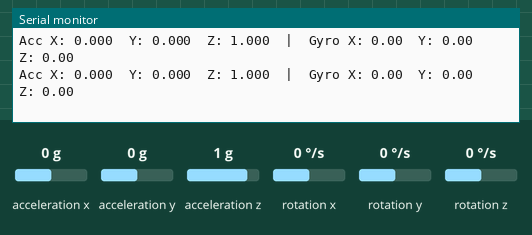
This sketch was run on a simulated ESP32. On the bench: the last lines printed to the serial monitor. The inputs (shaded band) are chosen by the test bench; at power-on: acceleration x 0 g, acceleration y 0 g, acceleration z 1 g, rotation x 0 °/s, rotation y 0 °/s, rotation z 0 °/s.

Above: at 4.2 s.
4.3 s: acceleration x set to -1.4 g
At 4.5 s:
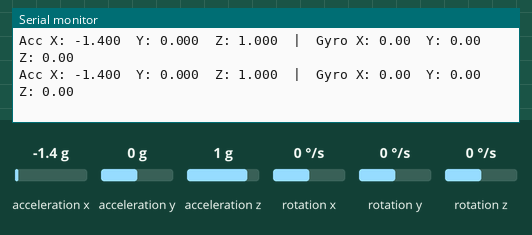
5.8 s: acceleration y set to -1.4 g
At 5.88 s:
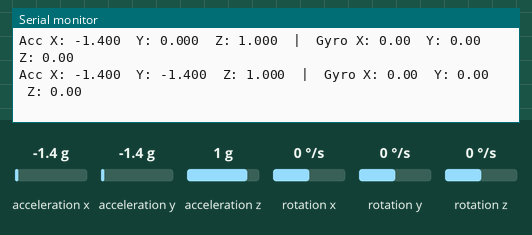
7.3 s: acceleration z set to -1.4 g
At 7.37 s:
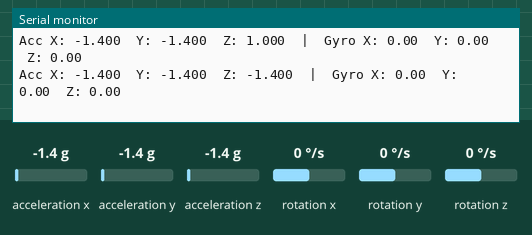
8.8 s: rotation x set to -192 °/s
At 8.86 s:
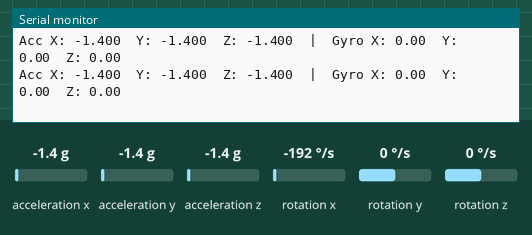
10.3 s: rotation y set to -192 °/s
At 10.36 s:
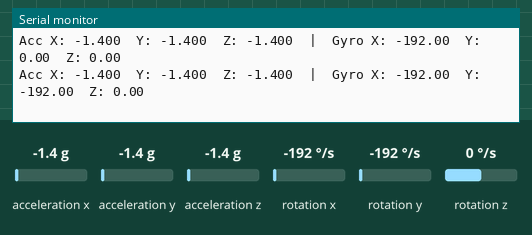

The sketch:

raw_mpu9250.ino
```cpp
#include <MPU9250.h>

MPU9250 mpu;

void setup() {
  Serial.begin(115200);
  while (!Serial) delay(10);

  Wire.begin(21, 22);
  Wire.setClock(400000);

  delay(1000);
  Serial.println("Initializing MPU9250...");

  if (!mpu.setup(0x68)) {
    Serial.println("MPU9250 not found, check wiring and I2C address.");
    while (1) delay(10);
  }
  Serial.println("MPU9250 found");

  Serial.println("Calibrating accelerometer and gyroscope...");
  Serial.println("Keep the sensor still.");
  delay(2000);

  mpu.calibrateAccelGyro();
  Serial.println("Calibration complete, streaming data.\n");
}

void loop() {
  if (mpu.update()) {
    Serial.print("Acc X: ");
    Serial.print(mpu.getAccX(), 3);
    Serial.print("  Y: ");
    Serial.print(mpu.getAccY(), 3);
    Serial.print("  Z: ");
    Serial.print(mpu.getAccZ(), 3);

    Serial.print("  |  Gyro X: ");
    Serial.print(mpu.getGyroX(), 2);
    Serial.print("  Y: ");
    Serial.print(mpu.getGyroY(), 2);
    Serial.print("  Z: ");
    Serial.println(mpu.getGyroZ(), 2);
  }

  delay(100);
}
```

Measured:
- after the input at 4.3 s, the serial monitor: prints a new line after 0.09 s (image 1)
- after the input at 5.8 s, the serial monitor: prints a new line after 0.08 s (image 2)
- after the input at 7.3 s, the serial monitor: prints a new line after 0.07 s (image 3)
- after the input at 10.3 s, the serial monitor: prints a new line after 0.06 s (image 5)
